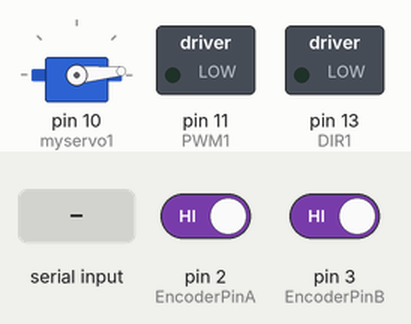
A sketch run on a simulated Arduino Uno, built with avr-gcc and run on an emulated ATmega328P. On the bench: servo, switched loads named in the sketch (green lamp = pin HIGH). The test bench sets the inputs (shaded band); at power-on: pin 3 (EncoderPinB) HIGH, pin 2 (EncoderPinA) HIGH. What the sketch prints to the serial monitor is not drawn.

Above: at 1.2 s.
1.3 s: "1" received over Serial
2.8 s: "2" received over Serial
At 4.1 s:
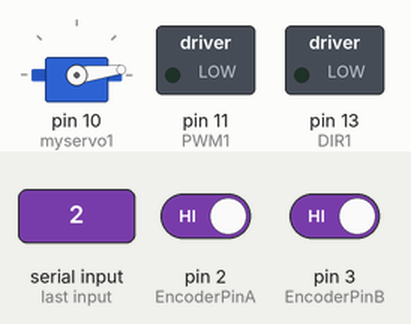
7.3 s: pin 3 (EncoderPinB) driven HIGH
At 9.2 s:
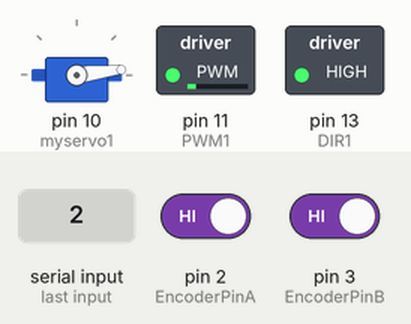
Timing chart, 0 to 19.3 s (numbered marks = the images above; inputs shaded):
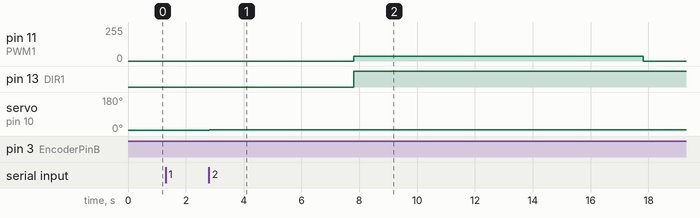

The sketch:

Rail_Position_Control.ino
```cpp
#include "Arduino.h"
#include <Servo.h>
#include <superSerial.h>
#include <digitalWriteFast.h>

// library for high performance reads and writes by jrraines
// see http://www.arduino.cc/cgi-bin/yabb2/YaBB.pl?num=1267553811/0
// and http://code.google.com/p/digitalwritefast/

#define DIR1 13
#define PWM1 11

// Output Bounds
#define OUT_MAX 35
#define OUT_MIN -35

// PID Variables
double Setpoint = 0;
double Input = 0;
double Output = 0;
double sampleTime = 0;
double Last = 0;

double pos = 0;
double P, I, D;
double Error, vError, Integral;
double timeChange, runTime;
double Kp=3.3;
double Ki=0.015;
double Kd=0;
double linear_gain = 83.157;

//servo motor;
Servo myservo1;
double angle = 0;
double i = 0;

// Timer Variables
unsigned long startTime, stopTime, now, lastTime, duration;

// Setpoint achivement variables
#define P_ERR_MAX 5
#define V_ERR_MAX 2
int n, nReq = 30;

// Encoder
#define EncoderInterruptA 0
#define EncoderInterruptB 1
#define EncoderPinA 2
#define EncoderPinB 3

//volatile bool _EncoderBSet;
long EncoderTicks = 0;    //up to +- 2147483647
bool Dir = 0; //forward

void setup()
{
  Serial.begin(115200);
  pinMode(DIR1,OUTPUT);

  //Encoder
  pinMode(EncoderPinA, INPUT);      // sets pin A as input
  digitalWrite(EncoderPinA, LOW);  // turn on pullup resistors
  pinMode(EncoderPinB, INPUT);      // sets pin B as input
  digitalWrite(EncoderPinB, LOW);  // turn on pullup resistors

  digitalWrite(DIR1,0);      //stop motor
  analogWrite(PWM1,0);

  attachInterrupt(EncoderInterruptA, InterruptA, CHANGE);  //interrupts for encoder
  attachInterrupt(EncoderInterruptB, InterruptB, CHANGE);

  duration = 10000; // How long to PID for in milli-seconds

  myservo1.attach(10); //servo to pin 10
  myservo1.write(5);
  angle = 0;

}

void loop()
{
  Serial.println(" ");
  Serial.println(" ");

  Serial.print("Current Position: ");
  Serial.print(pos ,DEC);

  Serial.print("  Current Angle: ");
  Serial.println(angle,DEC);

  Serial.println();

  Serial.println("Please specify the desired linear position in [cm]");
  pos = sSerial.readFloat();
  Serial.println(pos);
  Setpoint = pos * linear_gain;

  Serial.print("Please specify the desired angle in degrees");
  angle = NewVal();
  Serial.println(angle);

  // tell servo to go to position in variable 'angle' in 5 steps
  myservo1.write(angle+5);
  delay(5000);
  //myservo1.write(2*(angle+5)/5);
  //delay(5000);
  //myservo1.write(3*(angle+5)/5);
  //delay(5000);
  //myservo1.write(4*(angle+5)/5);
  //delay(5000);
  //myservo1.write(5*(angle+5)/5);
  //delay(5000);

  run();
}

int  NewVal() {
  int val;
  val=sSerial.readInt();
  Serial.println(val);
  return val;
}

void run(){
  // Start of the PID code
  startTime = millis();
  lastTime = millis();
  stopTime = startTime;
  timeChange = 0;
  Integral = 0;
  n = 0;
  Last = EncoderTicks;
  while ( n < nReq && (stopTime-startTime) < duration) {
    Input = EncoderTicks;
    Output = ComputePID();

    if (Output > 0) {
      digitalWrite(DIR1,HIGH);
    }
    else {
      digitalWrite(DIR1,LOW);
    }

    analogWrite(PWM1,abs(Output));
    Serial.print("position: ");
    Serial.print(Input/linear_gain,3);
    Serial.print("    Drive: ");
    Serial.print(Output,3);
    Serial.print("    dt: ");
    Serial.print((timeChange)/1000,3);
    Serial.println();

    // Check the ending Criterion
    if ( abs(Error) < P_ERR_MAX && abs(vError) < V_ERR_MAX) {
      n++;
    }

    stopTime = millis();
  }

  runTime = (stopTime - startTime);
  runTime = runTime/1000;

  if ( n == nReq ) {
    Serial.print ("Time (sec): ");
    Serial.println (runTime,3);
  }
  else {
    Serial.print ("Time (sec): ");
    Serial.println (runTime,3);
  }

  analogWrite(PWM1,0);
}

double ComputePID() {
  now = micros();

  timeChange = now-lastTime;
  Error = Setpoint-Input;
  vError = Error-Last;
  Integral = Integral + Error;

  P = Error * Kp;
  I = Integral * Ki * (timeChange/1000000);
  D = vError * Kd / (timeChange/1000000);

  Output = P + I + D;

  if (Output > OUT_MAX) Output = OUT_MAX;
  else if (Output < OUT_MIN) Output = OUT_MIN;

  lastTime = now;
  Last = Error;

  return Output;
}

/*
             _____
 Channel A         |_____    1 1 0 0
 ______
 Channel B   __|      |___   0 1 1 0

 */

void InterruptA(){
  if (digitalReadFast(EncoderPinB)!=digitalReadFast(EncoderPinA)){
    EncoderTicks++;
  }
  else {
    EncoderTicks--;
  }
}

void InterruptB(){
  if (digitalReadFast(EncoderPinB)!=digitalReadFast(EncoderPinA)){
    EncoderTicks--;
  }
  else {
    EncoderTicks++;
  }
}
```

Measured:
- after the input at 2.8 s, servo on pin 10 (myservo1): 5° → 7° at once
